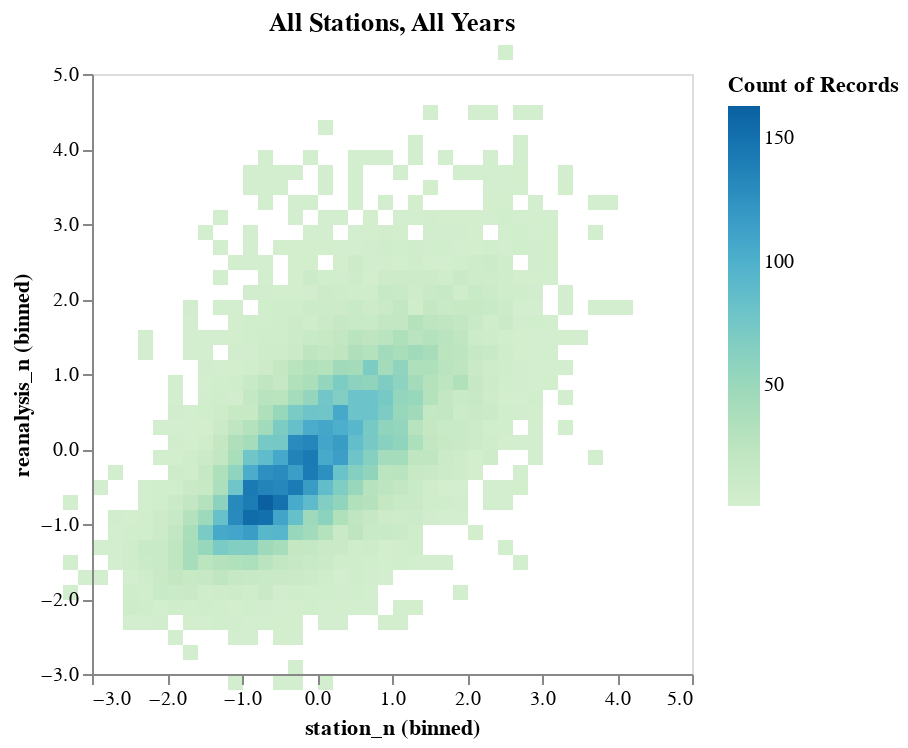

Notebook source saved alongside this figure:
### Code cell
df_reset = df.reset_index()

all_data = alt.Chart(df_reset[['reanalysis_n', 'station_n']]).mark_rect().encode(
    alt.X('station_n:Q').bin(maxbins=60).axis(values=[-3,-2,-1,0,1,2,3,4,5]).scale(domain=[-3,5]),
    alt.Y('reanalysis_n:Q').bin(maxbins=60).axis(values=[-3,-2,-1,0,1,2,3,4,5]).scale(domain=[-3,5]),
    alt.Color('count():Q').scale(scheme='greenblue')
).properties(title='All Stations, All Years')

all_data

### Figure 1 — Vega specification as saved in the notebook (floating-point values rounded to 4 significant figures; data arrays with more than 128 entries replaced by an {"elided": "..."} marker saying what was removed)
{"$schema": "https://vega.github.io/schema/vega/v5.json", "data": [{"name": "source_0", "values": {"elided": "696 records"}}, {"name": "source_0_color_domain___count", "values": [{"min": 1, "max": 163}]}], "signals": [{"name": "bin_maxbins_60_reanalysis_n_bins", "value": {"fields": ["reanalysis_n"], "fname": "bin_reanalysis_n", "start": -3.2, "step": 0.2, "stop": 5.4}}, {"name": "bin_maxbins_60_station_n_bins", "value": {"fields": ["station_n"], "fname": "bin_station_n", "start": -3.4, "step": 0.2, "stop": 4.2}}], "marks": [{"type": "rect", "name": "marks", "from": {"data": "source_0"}, "encode": {"update": {"x": {"field": "bin_maxbins_60_station_n_end", "scale": "x", "offset": {"signal": "0.5 + (abs(scale(\"x\", datum[\"bin_maxbins_60_station_n_end\"]) - scale(\"x\", datum[\"bin_maxbins_60_station_n\"])) < 0.25 ? 0.5 * (0.25 - (abs(scale(\"x\", datum[\"bin_maxbins_60_station_n_end\"]) - scale(\"x\", datum[\"bin_maxbins_60_station_n\"])))) : 0)"}}, "x2": {"field": "bin_maxbins_60_station_n", "scale": "x", "offset": {"signal": "0.5 + (abs(scale(\"x\", datum[\"bin_maxbins_60_station_n_end\"]) - scale(\"x\", datum[\"bin_maxbins_60_station_n\"])) < 0.25 ? -0.5 * (0.25 - (abs(scale(\"x\", datum[\"bin_maxbins_60_station_n_end\"]) - scale(\"x\", datum[\"bin_maxbins_60_station_n\"])))) : 0)"}}, "y2": {"field": "bin_maxbins_60_reanalysis_n", "scale": "y", "offset": {"signal": "0.5 + (abs(scale(\"y\", datum[\"bin_maxbins_60_reanalysis_n_end\"]) - scale(\"y\", datum[\"bin_maxbins_60_reanalysis_n\"])) < 0.25 ? 0.5 * (0.25 - (abs(scale(\"y\", datum[\"bin_maxbins_60_reanalysis_n_end\"]) - scale(\"y\", datum[\"bin_maxbins_60_reanalysis_n\"])))) : 0)"}}, "fill": {"field": "__count", "scale": "color"}, "y": {"field": "bin_maxbins_60_reanalysis_n_end", "scale": "y", "offset": {"signal": "0.5 + (abs(scale(\"y\", datum[\"bin_maxbins_60_reanalysis_n_end\"]) - scale(\"y\", datum[\"bin_maxbins_60_reanalysis_n\"])) < 0.25 ? -0.5 * (0.25 - (abs(scale(\"y\", datum[\"bin_maxbins_60_reanalysis_n_end\"]) - scale(\"y\", datum[\"bin_maxbins_60_reanalysis_n\"])))) : 0)"}}}}, "style": ["rect"]}], "scales": [{"name": "x", "type": "linear", "domain": [-3, 5], "range": [0, {"signal": "width"}], "bins": {"signal": "bin_maxbins_60_station_n_bins"}, "zero": true}, {"name": "y", "type": "linear", "domain": [-3, 5], "range": [{"signal": "height"}, 0], "bins": {"signal": "bin_maxbins_60_reanalysis_n_bins"}, "zero": true}, {"name": "color", "type": "linear", "domain": [{"signal": "(data(\"source_0_color_domain___count\")[0] || {}).min"}, {"signal": "(data(\"source_0_color_domain___count\")[0] || {}).max"}], "range": {"scheme": "greenblue"}, "zero": false, "interpolate": "hcl"}], "axes": [{"scale": "x", "grid": false, "values": [-3, -2, -1, 0, 1, 2, 3, 4, 5], "labelFlush": true, "zindex": 1, "labelOverlap": true, "title": "station_n (binned)", "orient": "bottom"}, {"scale": "y", "orient": "left", "grid": false, "title": "reanalysis_n (binned)", "zindex": 1, "labelOverlap": true, "values": [-3, -2, -1, 0, 1, 2, 3, 4, 5]}], "title": {"text": "All Stations, All Years", "frame": "group"}, "background": "white", "style": "cell", "legends": [{"fill": "color", "gradientLength": {"signal": "clamp(height, 64, 200)"}, "title": "Count of Records"}], "padding": 5, "width": 300, "height": 300}
